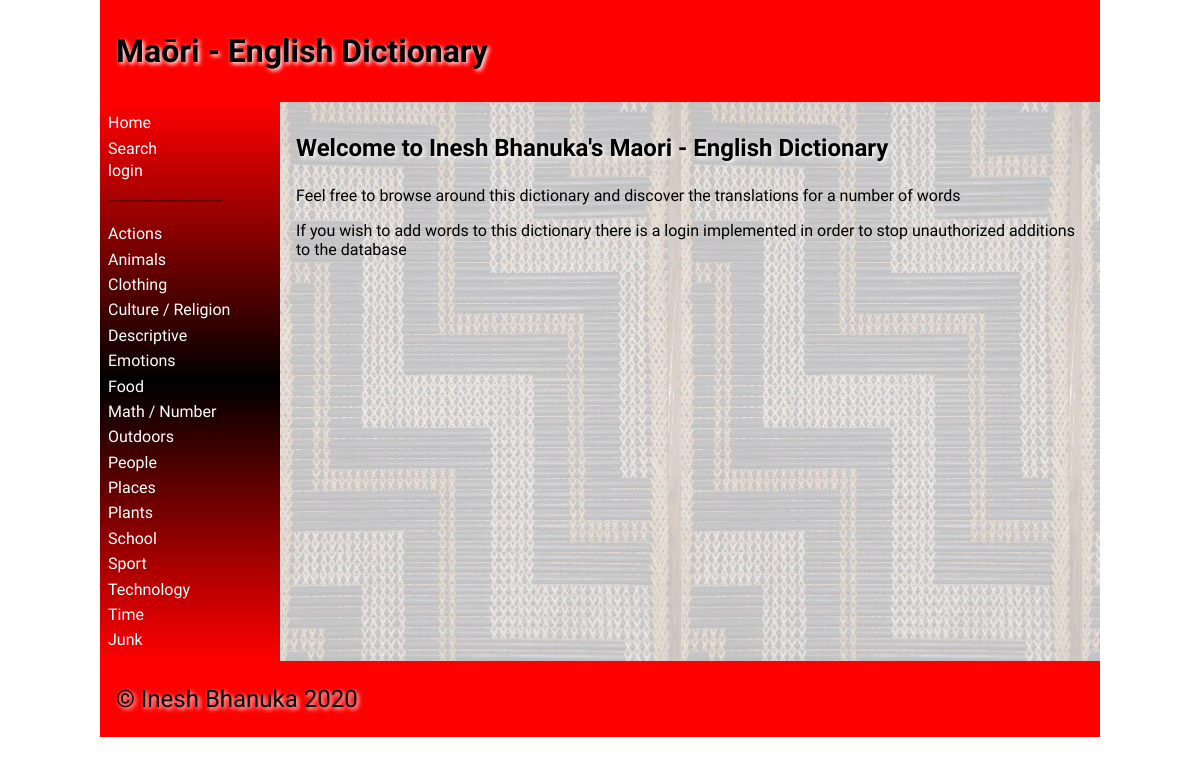
The page / on the database its author committed.
### tables this page shows
CREATE TABLE "category"
(
    id            integer
        primary key autoincrement,
    category_name varchar(30)
);

### app.py (the view)
@app.route('/')
def render_home():
    return render_template("home.html", category_list=render_category_list(), logged_in=is_logged_in(),
                           allow_edit=allow_edit())

### app.py (called while the page is built, shortened)
def create_connection(db_file):
    try:
        connection = sqlite3.connect(db_file)
        connection.execute('pragma foreign_keys=ON')
        return connection
    except Error as e:
        print(e)
    return None

def render_category_list():
    con = create_connection(DATABASE)
    cur = con.cursor()
    query = "SELECT * FROM category"
    cur.execute(query)
    category_list = cur.fetchall()
    con.close()
    return category_list

def is_logged_in():
    if session.get('email') is None:
        print("not logged in")
        return False
    else:
        print("logged in")
        return True

def allow_edit():
    if not is_logged_in():
        return False

### templates/home.html (shortened to what this page needs)
{% extends 'base.html' %}
{% block main %}
<h2>Welcome to Inesh Bhanuka's Maori - English Dictionary</h2>
<p>Feel free to browse around this dictionary and discover the translations for a number of words</p>
<p>If you wish to add words to this dictionary there is a login implemented in order to stop unauthorized additions to the database</p>
{% endblock %}

### templates/base.html (shortened to what this page needs)
<!doctype html>
<html lang="en">
<head>
	<link href="{{ url_for('static', filename='css/style.css') }}" rel="stylesheet">
</head>
<body>
	<div id="container">
		<header>
			<h1>{% block heading %}Maōri - English Dictionary{% endblock %}</h1>
		</header>
		<nav>
			<ul>
                <li><a href="/">Home</a></li>
				<li><a href="/search/~">Search</a></li>
				{% if logged_in %}
                    {% if allow_edit %}
					    <a href="/addcategory">Add Category</a>
                    {% endif %}
					<a href="/logout">Logout</a>
                {% else %}
                    <a href="/login">login</a>
                {% endif %}
				<li><p>--------------------------</p></li>
                {% for category in category_list %}
                    <li><a href="/category/{{ category[0] }}">{{ category[1] }}</a></li>
                {% endfor %}
			</ul>
		</nav>
		<main>
            {% block main %}{% endblock %}
        </main>
		<footer>
			<p>
				&copy; Inesh Bhanuka 2020
			</p>
		</footer>
	</div>
</body>
</html>

### static/css/style.css (style rules this page uses)
* { font-family: Comfortaa, sans-serif; margin: 0; padding: 0; box-sizing: border-box; }
#container { display: grid; grid-template-columns: 75px auto; grid-template-areas: 'nav header' 'main main' 'footer footer'; }
header { grid-area: header; background-color: #f00; padding: 1rem; }
nav { grid-area: nav; }
main { grid-area: main; padding: 1rem; background-color: #edd; }
h1, h2, h3, h4 { padding: 1rem 0; font-family: 'Suez One', serif; color: #000; text-shadow: 2px 2px 4px #fff; }
p { padding: 0.5rem 0; }
a { color: #222; }
footer { grid-area: footer; padding: 1rem; background-color: #f00; }
footer p { color: #000; text-shadow: 2px 2px 4px #fff; font-size: 1.5rem; }
@media only screen and (min-width: 768px) { #container { grid-template-columns: 180px auto; grid-template-areas: 'header header' 'nav main' 'footer footer'; } }
@media only screen and (min-width: 768px) { nav { background: linear-gradient(180deg, rgba(255,0,0,1) 0%, rgba(0, 0, 0, 1) 50%, rgba(255,0,0,1) 100%); padding: 0.5rem; } }
@media only screen and (min-width: 768px) { nav ul { list-style: none; } }
@media only screen and (min-width: 768px) { nav li { padding: 0.2rem 0; } }
@media only screen and (min-width: 768px) { nav a { color: #fff; text-decoration: none; } }
@media only screen and (min-width: 768px) { main { background-image: url('../images/poutama.jpg'); } }
@media only screen and (min-width: 1000px) { #container { width: 1000px; margin: auto; } }

### rows shown on the page
category: category_name "Actions"
category: category_name "Animals"
category: category_name "Clothing"
category: category_name "Culture / Religion"
category: category_name "Descriptive"
category: category_name "Emotions"
category: category_name "Food"
category: category_name "Math / Number"
category: category_name "Outdoors"
category: category_name "People"
category: category_name "Places"
category: category_name "Plants"
category: category_name "School"
category: category_name "Sport"
category: category_name "Technology"
category: category_name "Time"
category: category_name "Junk"
